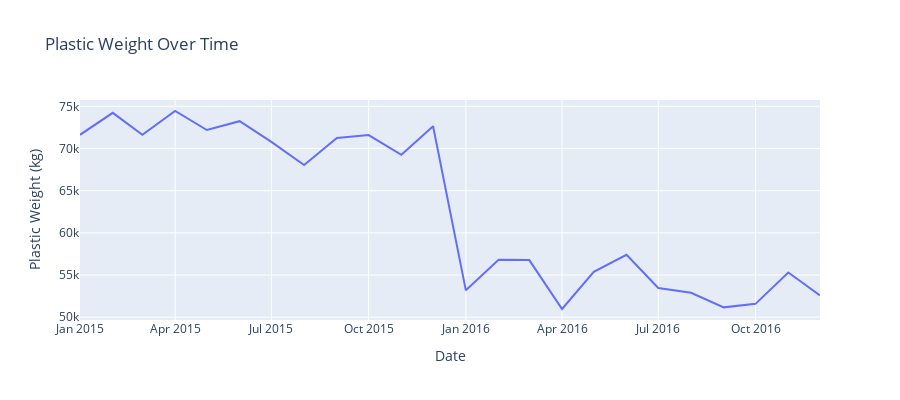

Here is the notebook cell this chart was saved with:
### Code cell
# Time trend of plastic weight
df['YearMonth'] = pd.to_datetime(df['Date']).dt.to_period('M')
time_summary = df.groupby('YearMonth')['Plastic_Weight_kg'].sum().reset_index()
time_summary['YearMonth'] = time_summary['YearMonth'].dt.to_timestamp()

fig2 = px.line(time_summary, x='YearMonth', y='Plastic_Weight_kg',
               title='Plastic Weight Over Time',
               labels={'YearMonth': 'Date', 'Plastic_Weight_kg': 'Plastic Weight (kg)'},
               height=400)
fig2.show()

### Figure 1 — Plotly figure (JSON) as saved in the notebook; plotly's stock layout.template omitted (floating-point values rounded to 4 significant figures)
{"data": [{"hovertemplate": "Date=%{x}<br>Plastic Weight (kg)=%{y}<extra></extra>", "legendgroup": "", "line": {"color": "#636efa", "dash": "solid"}, "marker": {"symbol": "circle"}, "mode": "lines", "name": "", "orientation": "v", "showlegend": false, "type": "scatter", "x": ["2015-01-01T00:00:00", "2015-02-01T00:00:00", "2015-03-01T00:00:00", "2015-04-01T00:00:00", "2015-05-01T00:00:00", "2015-06-01T00:00:00", "2015-07-01T00:00:00", "2015-08-01T00:00:00", "2015-09-01T00:00:00", "2015-10-01T00:00:00", "2015-11-01T00:00:00", "2015-12-01T00:00:00", "2016-01-01T00:00:00", "2016-02-01T00:00:00", "2016-03-01T00:00:00", "2016-04-01T00:00:00", "2016-05-01T00:00:00", "2016-06-01T00:00:00", "2016-07-01T00:00:00", "2016-08-01T00:00:00", "2016-09-01T00:00:00", "2016-10-01T00:00:00", "2016-11-01T00:00:00", "2016-12-01T00:00:00"], "xaxis": "x", "y": [71620.0, 74230.0, 71630.0, 74440.0, 72190.0, 73240.0, 70780.0, 68030.0, 71240.0, 71590.0, 69240.0, 72640.0, 53180.0, 56800.0, 56760.0, 50960.0, 55370.0, 57390.0, 53450.0, 52890.0, 51160.0, 51570.0, 55290.0, 52560.0], "yaxis": "y"}], "layout": {"height": 400, "legend": {"tracegroupgap": 0}, "title": {"text": "Plastic Weight Over Time"}, "xaxis": {"anchor": "y", "domain": [0, 1], "title": {"text": "Date"}}, "yaxis": {"anchor": "x", "domain": [0, 1], "title": {"text": "Plastic Weight (kg)"}}}}
